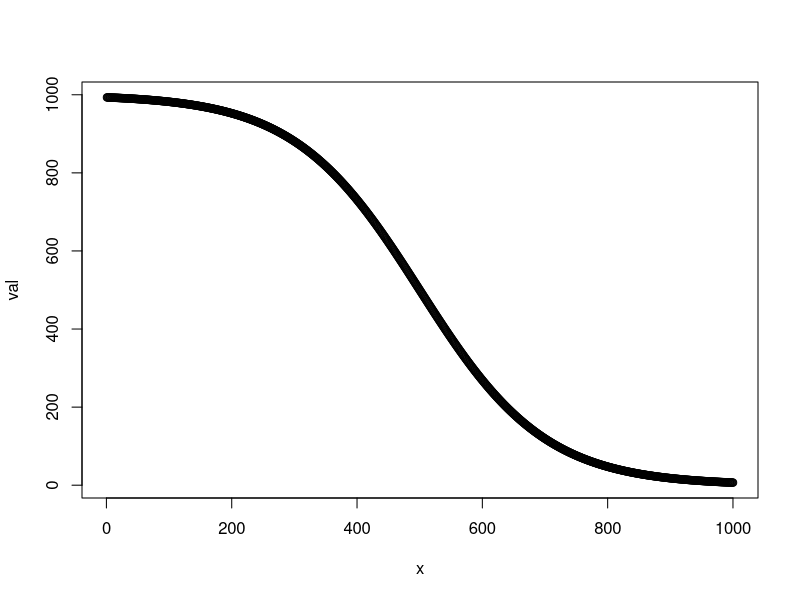
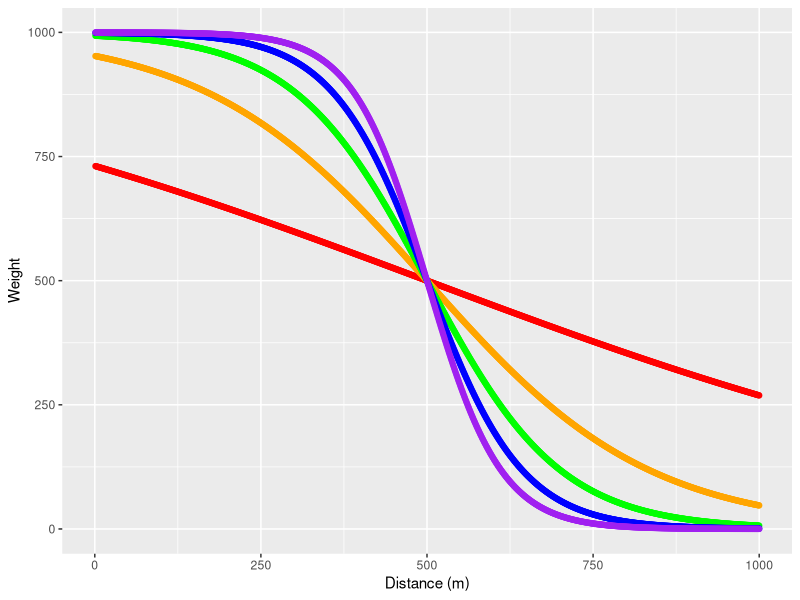
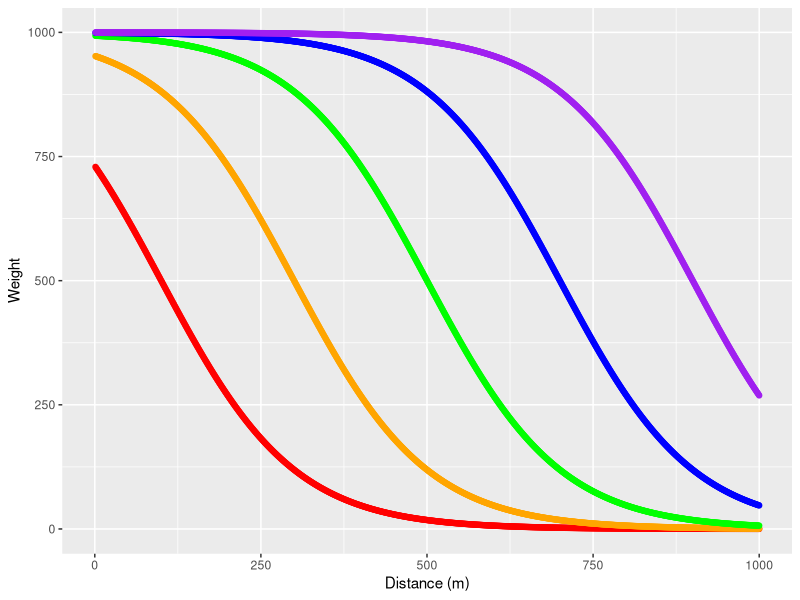
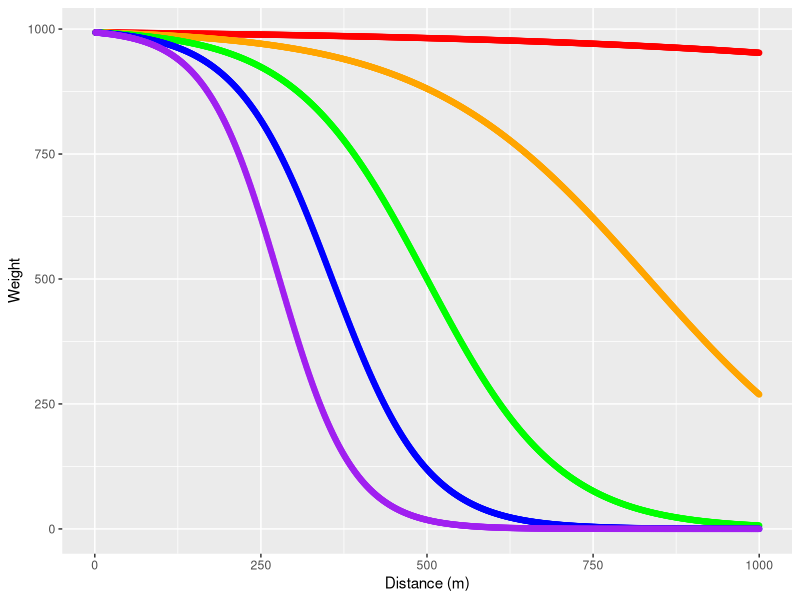
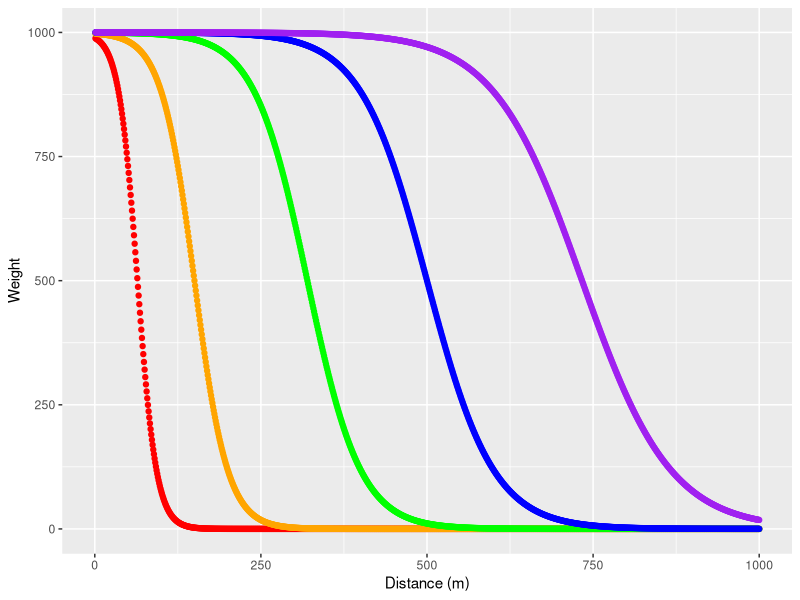

Write the R code that produced these figures, in order.
library(tidyverse)

## sigmoid decay curve
# 
# y = (1 / (1 + exp((b * x / c) - a))) * w
# 
# a - shifts curve to right or left 
# b - determines spread of curve, or slope of the rapidly decreasing part of
#     curve
# c - scalar to adjust total distance of interest (=distance in meters divided
#     by 20)
# x - distance in meters from threat 
# w - weight of threat (maximum value) 
# a:b ratio determines the inflection point
# 10:1 ratio for inflection at 500 m

## example
a <- 5
b <- 0.5
c <- 50
w <- 1000
x <- c(1:1000)
val <- (1 / (1 + exp((b * x / c) - a))) * w

plot(x,val)
exp(1)

## generate a sigmoid curve from a list of parameters
makeCurve <- function(params) {
  points <- (1 / 
               (1 + exp((params[2] * c(1:1000) / 
                           params[3]) - params[1]))) * params[4]
  points
}


## Steepness: increase a and b in tandem to steepen the curve while maintaining
## inflection
## make curves
params1 <- c(1, 0.1, 50, 1000)
curve1 <- makeCurve(params1)
params2 <- c(3, 0.3, 50, 1000)
curve2 <- makeCurve(params2)
params3 <- c(5, 0.5, 50, 1000)
curve3 <- makeCurve(params3)
params4 <- c(7, 0.7, 50, 1000)
curve4 <- makeCurve(params4)
params5 <- c(9, 0.9, 50, 1000)
curve5 <- makeCurve(params5)

## plot curves
ggplot() + 
  geom_point(aes(x = c(1:1000), y = curve1), color = 'red') +
  geom_point(aes(x = c(1:1000), y = curve2), color = 'orange') +
  geom_point(aes(x = c(1:1000), y = curve3), color = 'green') +
  geom_point(aes(x = c(1:1000), y = curve4), color = 'blue') +
  geom_point(aes(x = c(1:1000), y = curve5), color = 'purple') +
  labs(y = 'Weight', x = 'Distance (m)')
  
## Inflection: increase a to shift inflection farther away
## make curves
params1 <- c(1, 0.5, 50, 1000)
curve1 <- makeCurve(params1)
params2 <- c(3, 0.5, 50, 1000)
curve2 <- makeCurve(params2)
params3 <- c(5, 0.5, 50, 1000)
curve3 <- makeCurve(params3)
params4 <- c(7, 0.5, 50, 1000)
curve4 <- makeCurve(params4)
params5 <- c(9, 0.5, 50, 1000)
curve5 <- makeCurve(params5)

## plot curves
ggplot() + 
  geom_point(aes(x = c(1:1000), y = curve1), color = 'red') +
  geom_point(aes(x = c(1:1000), y = curve2), color = 'orange') +
  geom_point(aes(x = c(1:1000), y = curve3), color = 'green') +
  geom_point(aes(x = c(1:1000), y = curve4), color = 'blue') +
  geom_point(aes(x = c(1:1000), y = curve5), color = 'purple') +
  labs(y = 'Weight', x = 'Distance (m)')

## Stretch: increase b to decrease length of decay
## make curves
params1 <- c(5, 0.1, 50, 1000)
curve1 <- makeCurve(params1)
params2 <- c(5, 0.3, 50, 1000)
curve2 <- makeCurve(params2)
params3 <- c(5, 0.5, 50, 1000)
curve3 <- makeCurve(params3)
params4 <- c(5, 0.7, 50, 1000)
curve4 <- makeCurve(params4)
params5 <- c(5, 0.9, 50, 1000)
curve5 <- makeCurve(params5)

## plot curves
ggplot() + 
  geom_point(aes(x = c(1:1000), y = curve1), color = 'red') +
  geom_point(aes(x = c(1:1000), y = curve2), color = 'orange') +
  geom_point(aes(x = c(1:1000), y = curve3), color = 'green') +
  geom_point(aes(x = c(1:1000), y = curve4), color = 'blue') +
  geom_point(aes(x = c(1:1000), y = curve5), color = 'purple') +
  labs(y = 'Weight', x = 'Distance (m)')

## params for initial trials - future trials could look into lit for
## justification? How else could we fit these? Examine ring coeffs?
## make curves
params1 <- c(4.5, 3.5, 50, 1000) # 1.2857
curve1 <- makeCurve(params1)
params2 <- c(6, 2, 50, 1000) # 3
curve2 <- makeCurve(params2)
params3 <- c(8, 1.25, 50, 1000) # 6.4
curve3 <- makeCurve(params3)
params4 <- c(10, 1, 50, 1000) # 1
curve4 <- makeCurve(params4)
params5 <- c(11, 0.75, 50, 1000) # 14.6666
curve5 <- makeCurve(params5)

## plot curves
ggplot() + 
  geom_point(aes(x = c(1:1000), y = curve1), color = 'red') +
  geom_point(aes(x = c(1:1000), y = curve2), color = 'orange') +
  geom_point(aes(x = c(1:1000), y = curve3), color = 'green') +
  geom_point(aes(x = c(1:1000), y = curve4), color = 'blue') +
  geom_point(aes(x = c(1:1000), y = curve5), color = 'purple') +
  labs(y = 'Weight', x = 'Distance (m)')
